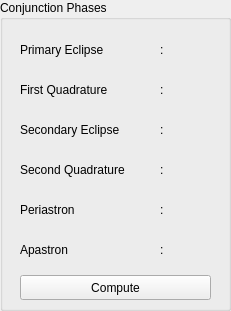
   <widget class="QGroupBox" name="conjunction_groupbox">
    <property name="geometry">
     <rect>
      <x>800</x>
      <y>10</y>
      <width>231</width>
      <height>311</height>
     </rect>
    </property>
    <property name="title">
     <string>Conjunction Phases</string>
    </property>
    <property name="flat">
     <bool>false</bool>
    </property>
    <property name="checkable">
     <bool>false</bool>
    </property>
    <widget class="QPushButton" name="compute_btn">
     <property name="geometry">
      <rect>
       <x>20</x>
       <y>275</y>
       <width>191</width>
       <height>25</height>
      </rect>
     </property>
     <property name="text">
      <string>Compute</string>
     </property>
    </widget>
    <widget class="QLabel" name="primaryeclipse_label">
     <property name="geometry">
      <rect>
       <x>160</x>
       <y>40</y>
       <width>75</width>
       <height>20</height>
      </rect>
     </property>
     <property name="text">
      <string>:</string>
     </property>
    </widget>
    <widget class="QLabel" name="secondquadrature_label">
     <property name="geometry">
      <rect>
       <x>160</x>
       <y>160</y>
       <width>75</width>
       <height>20</height>
      </rect>
     </property>
     <property name="text">
      <string>:</string>
     </property>
    </widget>
    <widget class="QLabel" name="secondaryeclipse_label">
     <property name="geometry">
      <rect>
       <x>160</x>
       <y>120</y>
       <width>75</width>
       <height>20</height>
      </rect>
     </property>
     <property name="text">
      <string>:</string>
     </property>
    </widget>
    <widget class="QLabel" name="a_past_label">
     <property name="geometry">
      <rect>
       <x>20</x>
       <y>240</y>
       <width>141</width>
       <height>20</height>
      </rect>
     </property>
     <property name="text">
      <string>Apastron</string>
     </property>
    </widget>
    <widget class="QLabel" name="secondary_label">
     <property name="geometry">
      <rect>
       <x>20</x>
       <y>160</y>
       <width>141</width>
       <height>20</height>
      </rect>
     </property>
     <property name="text">
      <string>Second Quadrature</string>
     </property>
    </widget>
    <widget class="QLabel" name="apastron_label">
     <property name="geometry">
      <rect>
       <x>160</x>
       <y>240</y>
       <width>75</width>
       <height>20</height>
      </rect>
     </property>
     <property name="text">
      <string>:</string>
     </property>
    </widget>
    <widget class="QLabel" name="firstquadrature_label">
     <property name="geometry">
      <rect>
       <x>160</x>
       <y>80</y>
       <width>75</width>
       <height>20</height>
      </rect>
     </property>
     <property name="text">
      <string>:</string>
     </property>
    </widget>
    <widget class="QLabel" name="periastron_label">
     <property name="geometry">
      <rect>
       <x>160</x>
       <y>200</y>
       <width>75</width>
       <height>20</height>
      </rect>
     </property>
     <property name="text">
      <string>:</string>
     </property>
    </widget>
    <widget class="QLabel" name="f_quadrature_label">
     <property name="geometry">
      <rect>
       <x>20</x>
       <y>80</y>
       <width>141</width>
       <height>20</height>
      </rect>
     </property>
     <property name="text">
      <string>First Quadrature</string>
     </property>
    </widget>
    <widget class="QLabel" name="p_ast_label">
     <property name="geometry">
      <rect>
       <x>20</x>
       <y>200</y>
       <width>141</width>
       <height>20</height>
      </rect>
     </property>
     <property name="text">
      <string>Periastron</string>
     </property>
    </widget>
    <widget class="QLabel" name="primary_label">
     <property name="geometry">
      <rect>
       <x>20</x>
       <y>40</y>
       <width>141</width>
       <height>20</height>
      </rect>
     </property>
     <property name="text">
      <string>Primary Eclipse</string>
     </property>
    </widget>
    <widget class="QLabel" name="s_eclipse_label">
     <property name="geometry">
      <rect>
       <x>20</x>
       <y>120</y>
       <width>141</width>
       <height>20</height>
      </rect>
     </property>
     <property name="text">
      <string>Secondary Eclipse</string>
     </property>
    </widget>
   </widget>
